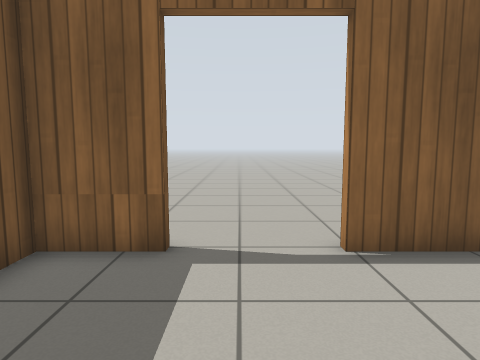
view 1 (above)

21 first-person views from a walk through a world built for the Gazebo simulator. The camera is 0.9 m above the floor, tilts 6° down and sees 75° across. The floor is counted in squares, 0.5 m on a side. Each view is taken from the middle of a square. On the plan, view 1 faces up. The plan holds only what a view shows up to about 16 squares ahead; the rest is blank. Gazebo's built-in surfaces are drawn with simple patterns.

view 2
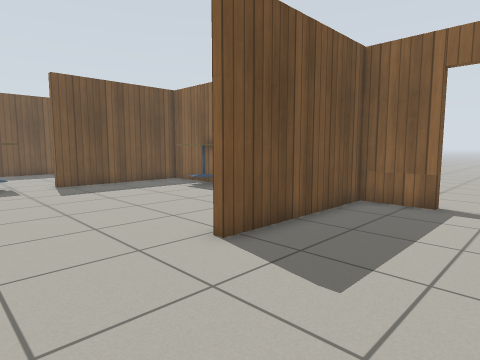

view 3
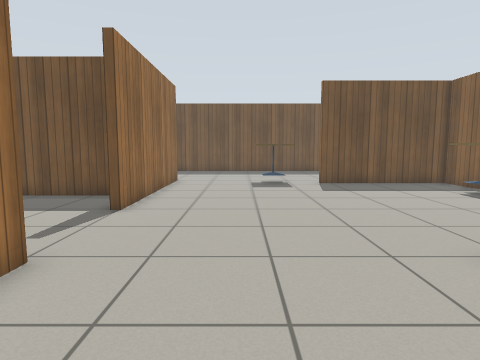

view 4
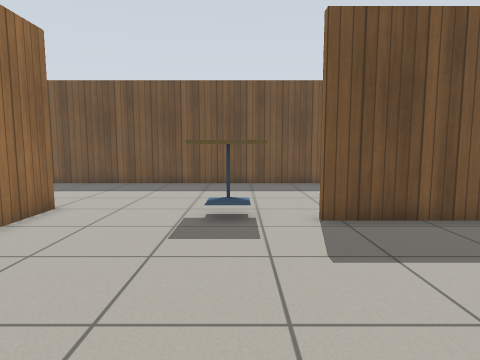

view 5
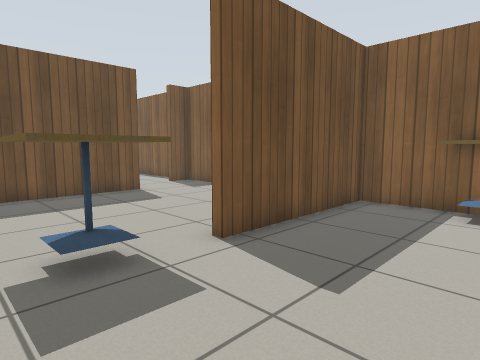

view 6
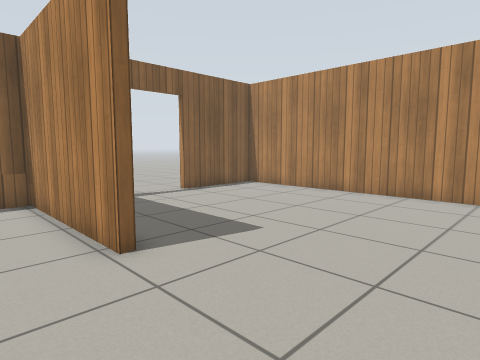

view 7
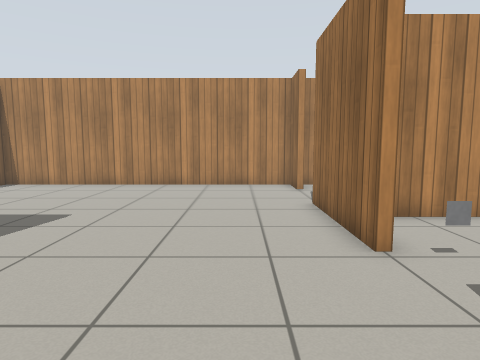

view 8
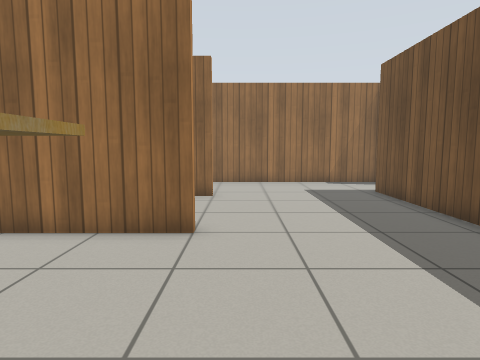

view 9
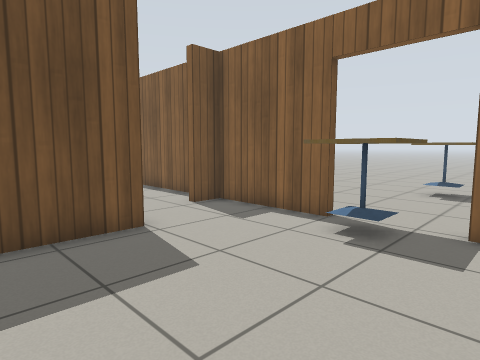

view 10
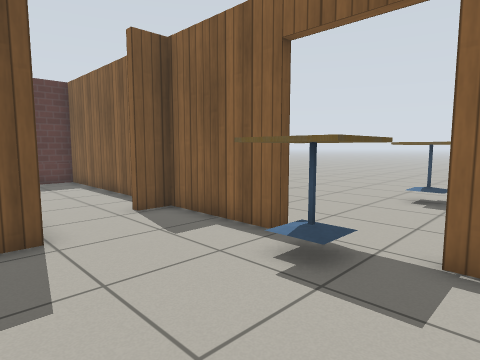

view 11
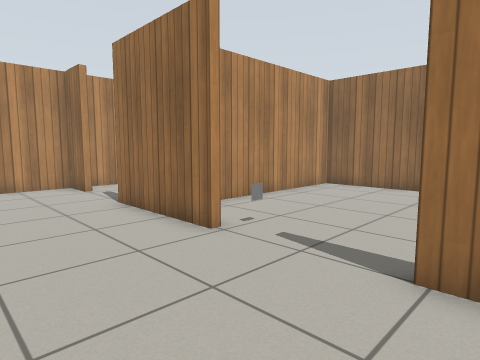

view 12
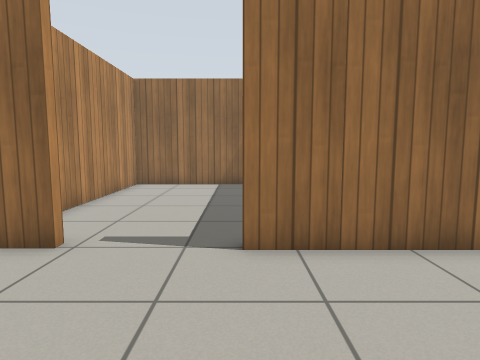

view 13
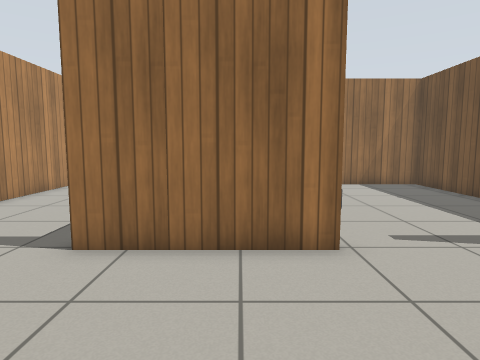

view 14
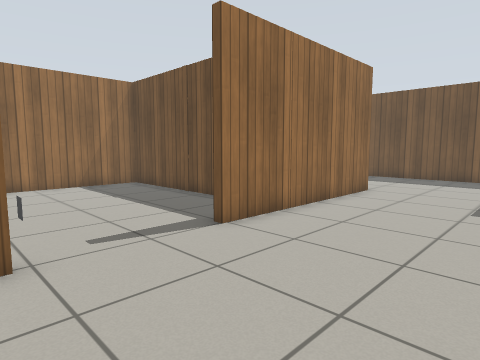

view 15
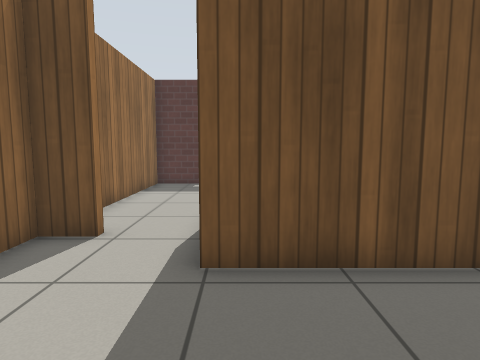

view 16
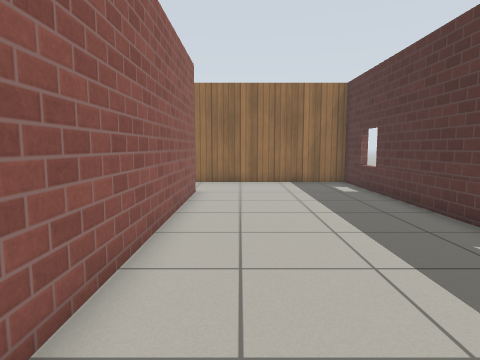

view 17
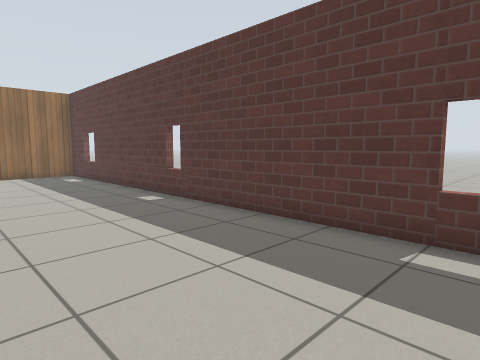

view 18
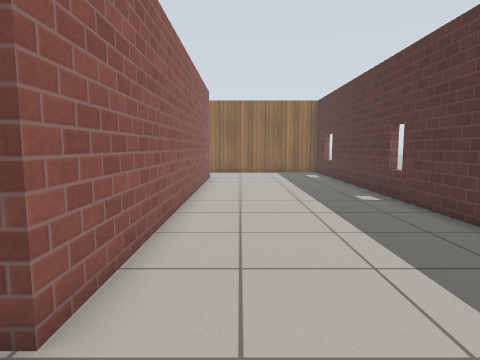

view 19
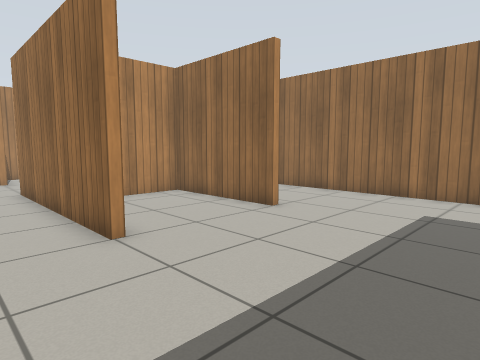

view 20
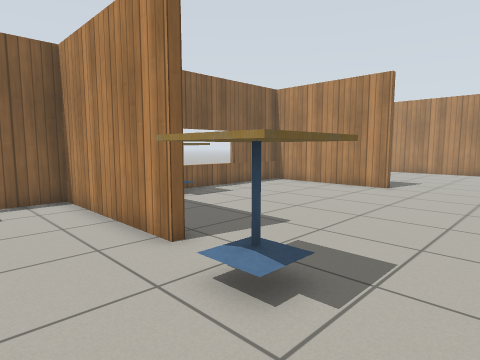

view 21
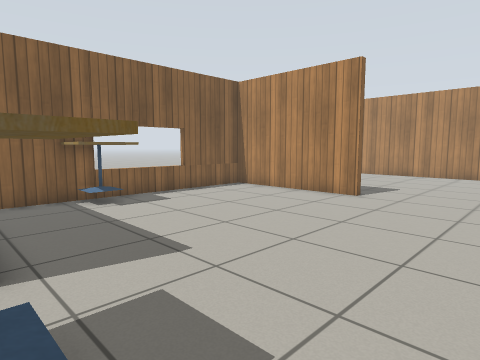

### Floor plan
Points are (right, up) in squares from view 1. A wall is a line through its corners. A room is listed if a view was taken in it or the views show most of it. See-through windows are left out.
Room 1 (views 1, 2, 3, 4, 5, 6, 7, 8, 9, 10, 11, 12, 13, 14, 15, 19, 20, 21)
walls: (-14.8, -1) (-14.8, 5.2) (-17.1, 5.2); (-16.1, -8.3) (-7.7, -8.3); (-3.8, -1) (-3.8, 5.2) (-14.5, 5.2) (-14.5, -1); (-3.8, -8.8) (-3.8, -8.3) (1, -8.3); (-16, -13.4) (-10.8, -13.4) (-10.8, -11); (-22.5, 1.5) (-22.5, -14.6); (-20.4, 5.2) (-24.2, 5.2) (-24.2, 4.1) (-24.6, 4.1); (-1.3, 5.2) (-3.5, 5.2) (-3.5, -1); (4.3, -8.3) (6, -8.3) (6, 5.2) (1.8, 5.2); (-24.2, -16.7) (-24.2, -18.1) (-12.5, -18.1)
ways out: opening at (-27, 3) to room 2; opening at (-25, -15.5) to room 2; opening at (-5.5, -9) to room 3; opening at (2.5, -9) to room 4; open door at (-17, 5); open door at (0, 5)
objects: cafe table (-20, 4) to (-18, 5); cafe table (-16, -4) to (-14, -3); cafe table (-12, 4) to (-10, 5)
Room 2 (views 16, 17, 18)
walls: (-26.2, -14.6) (-26.2, 1.5); (-26, 5.2) (-33.4, 5.2) (-33.4, -18.1) (-25.6, -18.1)
ways out: opening at (-27, 3) to room 1; opening at (-25, -15.5) to room 1
Room 3 (no view inside)
walls: (-10.5, -9.7) (-10.5, -18.1) (-1.1, -18.1) (-1.1, -9.9)
ways out: opening at (-5.5, -9) to room 1
objects: marker (-4, -10)
Room 4 (no view inside)
walls: (0.9, -18.1) (6, -18.1) (6, -9)
ways out: opening at (2.5, -9) to room 1

Positions as (right, up) in squares from view 1, and headings:
1: (0, 0), facing up
2: (1, -5), facing up-left
3: (1, -5), facing left
4: (-7, -3), facing left
5: (-10, -5), facing up-left
6: (-6, -6), facing up-right
7: (-9, -6), facing right
8: (-17, -2), facing down
9: (-16, -2), facing up-left
10: (-16, 0), facing up-left
11: (-9, -4), facing down-right
12: (1, -3), facing down
13: (-2, -3), facing down
14: (-3, -3), facing down-left
15: (-18, -14), facing left
16: (-28, -2), facing down
17: (-27, 3), facing down-left
18: (-28, 4), facing down
19: (-22, -6), facing down-right
20: (-18, -6), facing up-right
21: (-15, -6), facing up-right
